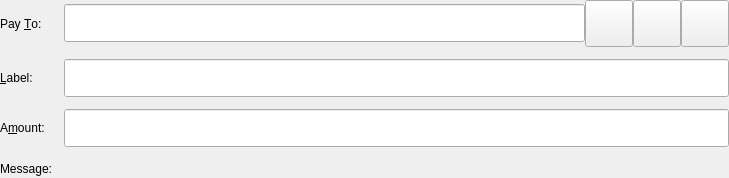
<?xml version="1.0" encoding="UTF-8"?>
<ui version="4.0">
 <class>SendCoinsEntry</class>
 <widget class="QStackedWidget" name="SendCoinsEntry">
  <property name="geometry">
   <rect>
    <x>0</x>
    <y>0</y>
    <width>729</width>
    <height>178</height>
   </rect>
  </property>
  <property name="focusPolicy">
   <enum>Qt::TabFocus</enum>
  </property>
  <property name="autoFillBackground">
   <bool>false</bool>
  </property>
  <widget class="QFrame" name="SendCoins">
   <property name="toolTip">
    <string>This is a normal payment.</string>
   </property>
   <property name="lineWidth">
    <number>0</number>
   </property>
   <layout class="QGridLayout" name="gridLayout">
    <property name="leftMargin">
     <number>0</number>
    </property>
    <property name="topMargin">
     <number>0</number>
    </property>
    <property name="rightMargin">
     <number>0</number>
    </property>
    <property name="bottomMargin">
     <number>0</number>
    </property>
    <property name="spacing">
     <number>12</number>
    </property>
    <item row="0" column="0">
     <widget class="QLabel" name="payToLabel">
      <property name="text">
       <string>Pay &amp;To:</string>
      </property>
      <property name="buddy">
       <cstring>payTo</cstring>
      </property>
     </widget>
    </item>
    <item row="0" column="1">
     <layout class="QHBoxLayout" name="payToLayout">
      <property name="spacing">
       <number>0</number>
      </property>
      <item>
       <widget class="QValidatedLineEdit" name="payTo">
        <property name="minimumSize">
         <size>
          <width>0</width>
          <height>38</height>
         </size>
        </property>
        <property name="toolTip">
         <string>The GOLDY COIN address to send the payment to</string>
        </property>
        <property name="placeholderText">
         <string/>
        </property>
       </widget>
      </item>
      <item>
       <widget class="QToolButton" name="addressBookButton">
        <property name="toolTip">
         <string>Choose previously used address</string>
        </property>
        <property name="text">
         <string/>
        </property>
        <property name="icon">
         <iconset resource="../goldy.qrc">
          <normaloff>:/icons/address-book@2x</normaloff>:/icons/address-book@2x</iconset>
        </property>
        <property name="iconSize">
         <size>
          <width>40</width>
          <height>40</height>
         </size>
        </property>
        <property name="shortcut">
         <string>Alt+A</string>
        </property>
       </widget>
      </item>
      <item>
       <widget class="QToolButton" name="pasteButton">
        <property name="toolTip">
         <string>Paste address from clipboard</string>
        </property>
        <property name="text">
         <string/>
        </property>
        <property name="icon">
         <iconset resource="../goldy.qrc">
          <normaloff>:/icons/editpaste@2x</normaloff>:/icons/editpaste@2x</iconset>
        </property>
        <property name="iconSize">
         <size>
          <width>40</width>
          <height>40</height>
         </size>
        </property>
        <property name="shortcut">
         <string>Alt+P</string>
        </property>
       </widget>
      </item>
      <item>
       <widget class="QToolButton" name="deleteButton">
        <property name="toolTip">
         <string>Remove this entry</string>
        </property>
        <property name="text">
         <string/>
        </property>
        <property name="icon">
         <iconset resource="../goldy.qrc">
          <normaloff>:/icons/remove@2x</normaloff>:/icons/remove@2x</iconset>
        </property>
        <property name="iconSize">
         <size>
          <width>40</width>
          <height>40</height>
         </size>
        </property>
       </widget>
      </item>
     </layout>
    </item>
    <item row="1" column="0">
     <widget class="QLabel" name="labelLabel">
      <property name="text">
       <string>&amp;Label:</string>
      </property>
      <property name="buddy">
       <cstring>addAsLabel</cstring>
      </property>
     </widget>
    </item>
    <item row="1" column="1">
     <widget class="QLineEdit" name="addAsLabel">
      <property name="minimumSize">
       <size>
        <width>0</width>
        <height>38</height>
       </size>
      </property>
      <property name="toolTip">
       <string>Enter a label for this address to add it to the list of used addresses</string>
      </property>
     </widget>
    </item>
    <item row="2" column="0">
     <widget class="QLabel" name="amountLabel">
      <property name="text">
       <string>A&amp;mount:</string>
      </property>
      <property name="buddy">
       <cstring>payAmount</cstring>
      </property>
     </widget>
    </item>
    <item row="2" column="1">
     <widget class="BitcoinAmountField" name="payAmount">
      <property name="minimumSize">
       <size>
        <width>0</width>
        <height>38</height>
       </size>
      </property>
     </widget>
    </item>
    <item row="3" column="0">
     <widget class="QLabel" name="messageLabel">
      <property name="text">
       <string>Message:</string>
      </property>
      <property name="alignment">
       <set>Qt::AlignRight|Qt::AlignTrailing|Qt::AlignVCenter</set>
      </property>
     </widget>
    </item>
    <item row="3" column="1">
     <widget class="QLabel" name="messageTextLabel">
      <property name="toolTip">
       <string>A message that was attached to the GOLDY COIN: URI which will be stored with the transaction for your reference. Note: This message will not be sent over the GOLDY COIN network.</string>
      </property>
      <property name="textFormat">
       <enum>Qt::PlainText</enum>
      </property>
     </widget>
    </item>
   </layout>
  </widget>
  <widget class="QFrame" name="SendCoins_InsecurePaymentRequest">
   <property name="palette">
    <palette>
     <active>
      <colorrole role="WindowText">
       <brush brushstyle="SolidPattern">
        <color alpha="255">
         <red>0</red>
         <green>0</green>
         <blue>0</blue>
        </color>
       </brush>
      </colorrole>
      <colorrole role="Button">
       <brush brushstyle="SolidPattern">
        <color alpha="255">
         <red>255</red>
         <green>255</green>
         <blue>127</blue>
        </color>
       </brush>
      </colorrole>
      <colorrole role="Light">
       <brush brushstyle="SolidPattern">
        <color alpha="255">
         <red>255</red>
         <green>255</green>
         <blue>255</blue>
        </color>
       </brush>
      </colorrole>
      <colorrole role="Midlight">
       <brush brushstyle="SolidPattern">
        <color alpha="255">
         <red>255</red>
         <green>255</green>
         <blue>191</blue>
        </color>
       </brush>
      </colorrole>
      <colorrole role="Dark">
       <brush brushstyle="SolidPattern">
        <color alpha="255">
         <red>127</red>
         <green>127</green>
         <blue>63</blue>
        </color>
       </brush>
      </colorrole>
      <colorrole role="Mid">
       <brush brushstyle="SolidPattern">
        <color alpha="255">
         <red>170</red>
         <green>170</green>
         <blue>84</blue>
        </color>
       </brush>
      </colorrole>
      <colorrole role="Text">
       <brush brushstyle="SolidPattern">
        <color alpha="255">
         <red>0</red>
         <green>0</green>
         <blue>0</blue>
        </color>
       </brush>
      </colorrole>
      <colorrole role="BrightText">
       <brush brushstyle="SolidPattern">
        <color alpha="255">
         <red>255</red>
         <green>255</green>
         <blue>255</blue>
        </color>
       </brush>
      </colorrole>
      <colorrole role="ButtonText">
       <brush brushstyle="SolidPattern">
        <color alpha="255">
         <red>0</red>
         <green>0</green>
         <blue>0</blue>
        </color>
       </brush>
      </colorrole>
      <colorrole role="Base">
       <brush brushstyle="SolidPattern">
        <color alpha="255">
         <red>255</red>
         <green>255</green>
         <blue>255</blue>
        </color>
       </brush>
      </colorrole>
      <colorrole role="Window">
       <brush brushstyle="SolidPattern">
        <color alpha="255">
         <red>255</red>
         <green>255</green>
         <blue>127</blue>
        </color>
       </brush>
      </colorrole>
      <colorrole role="Shadow">
       <brush brushstyle="SolidPattern">
        <color alpha="255">
         <red>0</red>
         <green>0</green>
         <blue>0</blue>
        </color>
       </brush>
      </colorrole>
      <colorrole role="AlternateBase">
       <brush brushstyle="SolidPattern">
        <color alpha="255">
         <red>255</red>
         <green>255</green>
         <blue>191</blue>
        </color>
       </brush>
      </colorrole>
      <colorrole role="ToolTipBase">
       <brush brushstyle="SolidPattern">
        <color alpha="255">
         <red>255</red>
         <green>255</green>
         <blue>220</blue>
        </color>
       </brush>
      </colorrole>
      <colorrole role="ToolTipText">
       <brush brushstyle="SolidPattern">
        <color alpha="255">
         <red>0</red>
         <green>0</green>
         <blue>0</blue>
        </color>
       </brush>
      </colorrole>
     </active>
     <inactive>
      <colorrole role="WindowText">
       <brush brushstyle="SolidPattern">
        <color alpha="255">
         <red>0</red>
         <green>0</green>
         <blue>0</blue>
        </color>
       </brush>
      </colorrole>
      <colorrole role="Button">
       <brush brushstyle="SolidPattern">
        <color alpha="255">
         <red>255</red>
         <green>255</green>
         <blue>127</blue>
        </color>
       </brush>
      </colorrole>
      <colorrole role="Light">
       <brush brushstyle="SolidPattern">
        <color alpha="255">
         <red>255</red>
         <green>255</green>
         <blue>255</blue>
        </color>
       </brush>
      </colorrole>
      <colorrole role="Midlight">
       <brush brushstyle="SolidPattern">
        <color alpha="255">
         <red>255</red>
         <green>255</green>
         <blue>191</blue>
        </color>
       </brush>
      </colorrole>
      <colorrole role="Dark">
       <brush brushstyle="SolidPattern">
        <color alpha="255">
         <red>127</red>
         <green>127</green>
         <blue>63</blue>
        </color>
       </brush>
      </colorrole>
      <colorrole role="Mid">
       <brush brushstyle="SolidPattern">
        <color alpha="255">
         <red>170</red>
         <green>170</green>
         <blue>84</blue>
        </color>
       </brush>
      </colorrole>
      <colorrole role="Text">
       <brush brushstyle="SolidPattern">
        <color alpha="255">
         <red>0</red>
         <green>0</green>
         <blue>0</blue>
        </color>
       </brush>
      </colorrole>
      <colorrole role="BrightText">
       <brush brushstyle="SolidPattern">
        <color alpha="255">
         <red>255</red>
         <green>255</green>
         <blue>255</blue>
        </color>
       </brush>
      </colorrole>
      <colorrole role="ButtonText">
       <brush brushstyle="SolidPattern">
        <color alpha="255">
         <red>0</red>
         <green>0</green>
         <blue>0</blue>
        </color>
       </brush>
      </colorrole>
      <colorrole role="Base">
       <brush brushstyle="SolidPattern">
        <color alpha="255">
         <red>255</red>
         <green>255</green>
         <blue>255</blue>
        </color>
       </brush>
      </colorrole>
      <colorrole role="Window">
       <brush brushstyle="SolidPattern">
        <color alpha="255">
         <red>255</red>
         <green>255</green>
         <blue>127</blue>
        </color>
       </brush>
      </colorrole>
      <colorrole role="Shadow">
       <brush brushstyle="SolidPattern">
        <color alpha="255">
         <red>0</red>
         <green>0</green>
         <blue>0</blue>
        </color>
       </brush>
      </colorrole>
      <colorrole role="AlternateBase">
       <brush brushstyle="SolidPattern">
        <color alpha="255">
         <red>255</red>
         <green>255</green>
         <blue>191</blue>
        </color>
       </brush>
      </colorrole>
      <colorrole role="ToolTipBase">
       <brush brushstyle="SolidPattern">
        <color alpha="255">
         <red>255</red>
         <green>255</green>
         <blue>220</blue>
        </color>
       </brush>
      </colorrole>
      <colorrole role="ToolTipText">
       <brush brushstyle="SolidPattern">
        <color alpha="255">
         <red>0</red>
         <green>0</green>
         <blue>0</blue>
        </color>
       </brush>
      </colorrole>
     </inactive>
     <disabled>
      <colorrole role="WindowText">
       <brush brushstyle="SolidPattern">
        <color alpha="255">
         <red>127</red>
         <green>127</green>
         <blue>63</blue>
        </color>
       </brush>
      </colorrole>
      <colorrole role="Button">
       <brush brushstyle="SolidPattern">
        <color alpha="255">
         <red>255</red>
         <green>255</green>
         <blue>127</blue>
        </color>
       </brush>
      </colorrole>
      <colorrole role="Light">
       <brush brushstyle="SolidPattern">
        <color alpha="255">
         <red>255</red>
         <green>255</green>
         <blue>255</blue>
        </color>
       </brush>
      </colorrole>
      <colorrole role="Midlight">
       <brush brushstyle="SolidPattern">
        <color alpha="255">
         <red>255</red>
         <green>255</green>
         <blue>191</blue>
        </color>
       </brush>
      </colorrole>
      <colorrole role="Dark">
       <brush brushstyle="SolidPattern">
        <color alpha="255">
         <red>127</red>
         <green>127</green>
         <blue>63</blue>
        </color>
       </brush>
      </colorrole>
      <colorrole role="Mid">
       <brush brushstyle="SolidPattern">
        <color alpha="255">
         <red>170</red>
         <green>170</green>
         <blue>84</blue>
        </color>
       </brush>
      </colorrole>
      <colorrole role="Text">
       <brush brushstyle="SolidPattern">
        <color alpha="255">
         <red>127</red>
         <green>127</green>
         <blue>63</blue>
        </color>
       </brush>
      </colorrole>
      <colorrole role="BrightText">
       <brush brushstyle="SolidPattern">
        <color alpha="255">
         <red>255</red>
         <green>255</green>
         <blue>255</blue>
        </color>
       </brush>
      </colorrole>
      <colorrole role="ButtonText">
       <brush brushstyle="SolidPattern">
        <color alpha="255">
         <red>127</red>
         <green>127</green>
         <blue>63</blue>
        </color>
       </brush>
      </colorrole>
      <colorrole role="Base">
       <brush brushstyle="SolidPattern">
        <color alpha="255">
         <red>255</red>
         <green>255</green>
         <blue>127</blue>
        </color>
       </brush>
      </colorrole>
      <colorrole role="Window">
       <brush brushstyle="SolidPattern">
        <color alpha="255">
         <red>255</red>
         <green>255</green>
         <blue>127</blue>
        </color>
       </brush>
      </colorrole>
      <colorrole role="Shadow">
       <brush brushstyle="SolidPattern">
        <color alpha="255">
         <red>0</red>
         <green>0</green>
         <blue>0</blue>
        </color>
       </brush>
      </colorrole>
      <colorrole role="AlternateBase">
       <brush brushstyle="SolidPattern">
        <color alpha="255">
         <red>255</red>
         <green>255</green>
         <blue>127</blue>
        </color>
       </brush>
      </colorrole>
      <colorrole role="ToolTipBase">
       <brush brushstyle="SolidPattern">
        <color alpha="255">
         <red>255</red>
         <green>255</green>
         <blue>220</blue>
        </color>
       </brush>
      </colorrole>
      <colorrole role="ToolTipText">
       <brush brushstyle="SolidPattern">
        <color alpha="255">
         <red>0</red>
         <green>0</green>
         <blue>0</blue>
        </color>
       </brush>
      </colorrole>
     </disabled>
    </palette>
   </property>
   <property name="toolTip">
    <string>This is an unverified payment request.</string>
   </property>
   <property name="autoFillBackground">
    <bool>true</bool>
   </property>
   <property name="frameShape">
    <enum>QFrame::StyledPanel</enum>
   </property>
   <property name="frameShadow">
    <enum>QFrame::Sunken</enum>
   </property>
   <layout class="QGridLayout" name="gridLayout_is">
    <property name="spacing">
     <number>12</number>
    </property>
    <item row="0" column="0">
     <widget class="QLabel" name="payToLabel_is">
      <property name="text">
       <string>Pay To:</string>
      </property>
     </widget>
    </item>
    <item row="0" column="1">
     <layout class="QHBoxLayout" name="payToLayout_is">
      <property name="spacing">
       <number>0</number>
      </property>
      <item>
       <widget class="QLabel" name="payTo_is"/>
      </item>
      <item>
       <widget class="QToolButton" name="deleteButton_is">
        <property name="toolTip">
         <string>Remove this entry</string>
        </property>
        <property name="text">
         <string/>
        </property>
        <property name="icon">
         <iconset resource="../goldy.qrc">
          <normaloff>:/icons/remove@2x</normaloff>:/icons/remove@2x</iconset>
        </property>
        <property name="iconSize">
         <size>
          <width>40</width>
          <height>40</height>
         </size>
        </property>
       </widget>
      </item>
     </layout>
    </item>
    <item row="1" column="0">
     <widget class="QLabel" name="memoLabel_is">
      <property name="text">
       <string>Memo:</string>
      </property>
     </widget>
    </item>
    <item row="1" column="1">
     <widget class="QLabel" name="memoTextLabel_is">
      <property name="textFormat">
       <enum>Qt::PlainText</enum>
      </property>
     </widget>
    </item>
    <item row="2" column="0">
     <widget class="QLabel" name="amountLabel_is">
      <property name="text">
       <string>A&amp;mount:</string>
      </property>
      <property name="buddy">
       <cstring>payAmount_is</cstring>
      </property>
     </widget>
    </item>
    <item row="2" column="1">
     <widget class="BitcoinAmountField" name="payAmount_is">
      <property name="acceptDrops">
       <bool>false</bool>
      </property>
     </widget>
    </item>
   </layout>
  </widget>
  <widget class="QFrame" name="SendCoins_SecurePaymentRequest">
   <property name="palette">
    <palette>
     <active>
      <colorrole role="WindowText">
       <brush brushstyle="SolidPattern">
        <color alpha="255">
         <red>0</red>
         <green>0</green>
         <blue>0</blue>
        </color>
       </brush>
      </colorrole>
      <colorrole role="Button">
       <brush brushstyle="SolidPattern">
        <color alpha="255">
         <red>140</red>
         <green>232</green>
         <blue>119</blue>
        </color>
       </brush>
      </colorrole>
      <colorrole role="Light">
       <brush brushstyle="SolidPattern">
        <color alpha="255">
         <red>230</red>
         <green>255</green>
         <blue>224</blue>
        </color>
       </brush>
      </colorrole>
      <colorrole role="Midlight">
       <brush brushstyle="SolidPattern">
        <color alpha="255">
         <red>185</red>
         <green>243</green>
         <blue>171</blue>
        </color>
       </brush>
      </colorrole>
      <colorrole role="Dark">
       <brush brushstyle="SolidPattern">
        <color alpha="255">
         <red>70</red>
         <green>116</green>
         <blue>59</blue>
        </color>
       </brush>
      </colorrole>
      <colorrole role="Mid">
       <brush brushstyle="SolidPattern">
        <color alpha="255">
         <red>93</red>
         <green>155</green>
         <blue>79</blue>
        </color>
       </brush>
      </colorrole>
      <colorrole role="Text">
       <brush brushstyle="SolidPattern">
        <color alpha="255">
         <red>0</red>
         <green>0</green>
         <blue>0</blue>
        </color>
       </brush>
      </colorrole>
      <colorrole role="BrightText">
       <brush brushstyle="SolidPattern">
        <color alpha="255">
         <red>155</red>
         <green>255</green>
         <blue>147</blue>
        </color>
       </brush>
      </colorrole>
      <colorrole role="ButtonText">
       <brush brushstyle="SolidPattern">
        <color alpha="255">
         <red>0</red>
         <green>0</green>
         <blue>0</blue>
        </color>
       </brush>
      </colorrole>
      <colorrole role="Base">
       <brush brushstyle="SolidPattern">
        <color alpha="255">
         <red>119</red>
         <green>255</green>
         <blue>233</blue>
        </color>
       </brush>
      </colorrole>
      <colorrole role="Window">
       <brush brushstyle="SolidPattern">
        <color alpha="255">
         <red>140</red>
         <green>232</green>
         <blue>119</blue>
        </color>
       </brush>
      </colorrole>
      <colorrole role="Shadow">
       <brush brushstyle="SolidPattern">
        <color alpha="255">
         <red>0</red>
         <green>0</green>
         <blue>0</blue>
        </color>
       </brush>
      </colorrole>
      <colorrole role="AlternateBase">
       <brush brushstyle="SolidPattern">
        <color alpha="255">
         <red>197</red>
         <green>243</green>
         <blue>187</blue>
        </color>
       </brush>
      </colorrole>
      <colorrole role="NoRole">
       <brush brushstyle="SolidPattern">
        <color alpha="255">
         <red>125</red>
         <green>194</green>
         <blue>122</blue>
        </color>
       </brush>
      </colorrole>
      <colorrole role="ToolTipBase">
       <brush brushstyle="SolidPattern">
        <color alpha="255">
         <red>255</red>
         <green>255</green>
         <blue>220</blue>
        </color>
       </brush>
      </colorrole>
      <colorrole role="ToolTipText">
       <brush brushstyle="SolidPattern">
        <color alpha="255">
         <red>0</red>
         <green>0</green>
         <blue>0</blue>
        </color>
       </brush>
      </colorrole>
     </active>
     <inactive>
      <colorrole role="WindowText">
       <brush brushstyle="SolidPattern">
        <color alpha="255">
         <red>0</red>
         <green>0</green>
         <blue>0</blue>
        </color>
       </brush>
      </colorrole>
      <colorrole role="Button">
       <brush brushstyle="SolidPattern">
        <color alpha="255">
         <red>140</red>
         <green>232</green>
         <blue>119</blue>
        </color>
       </brush>
      </colorrole>
      <colorrole role="Light">
       <brush brushstyle="SolidPattern">
        <color alpha="255">
         <red>230</red>
         <green>255</green>
         <blue>224</blue>
        </color>
       </brush>
      </colorrole>
      <colorrole role="Midlight">
       <brush brushstyle="SolidPattern">
        <color alpha="255">
         <red>185</red>
         <green>243</green>
         <blue>171</blue>
        </color>
       </brush>
      </colorrole>
      <colorrole role="Dark">
       <brush brushstyle="SolidPattern">
        <color alpha="255">
         <red>70</red>
         <green>116</green>
         <blue>59</blue>
        </color>
       </brush>
      </colorrole>
      <colorrole role="Mid">
       <brush brushstyle="SolidPattern">
        <color alpha="255">
         <red>93</red>
         <green>155</green>
         <blue>79</blue>
        </color>
       </brush>
      </colorrole>
      <colorrole role="Text">
       <brush brushstyle="SolidPattern">
        <color alpha="255">
         <red>0</red>
         <green>0</green>
         <blue>0</blue>
        </color>
       </brush>
      </colorrole>
      <colorrole role="BrightText">
       <brush brushstyle="SolidPattern">
        <color alpha="255">
         <red>155</red>
         <green>255</green>
         <blue>147</blue>
        </color>
       </brush>
      </colorrole>
      <colorrole role="ButtonText">
       <brush brushstyle="SolidPattern">
        <color alpha="255">
         <red>0</red>
         <green>0</green>
         <blue>0</blue>
        </color>
       </brush>
      </colorrole>
      <colorrole role="Base">
       <brush brushstyle="SolidPattern">
        <color alpha="255">
         <red>119</red>
         <green>255</green>
         <blue>233</blue>
        </color>
       </brush>
      </colorrole>
      <colorrole role="Window">
       <brush brushstyle="SolidPattern">
        <color alpha="255">
         <red>140</red>
         <green>232</green>
         <blue>119</blue>
        </color>
       </brush>
      </colorrole>
      <colorrole role="Shadow">
       <brush brushstyle="SolidPattern">
        <color alpha="255">
         <red>0</red>
         <green>0</green>
         <blue>0</blue>
        </color>
       </brush>
      </colorrole>
      <colorrole role="AlternateBase">
       <brush brushstyle="SolidPattern">
        <color alpha="255">
         <red>197</red>
         <green>243</green>
         <blue>187</blue>
        </color>
       </brush>
      </colorrole>
      <colorrole role="NoRole">
       <brush brushstyle="SolidPattern">
        <color alpha="255">
         <red>125</red>
         <green>194</green>
         <blue>122</blue>
        </color>
       </brush>
      </colorrole>
      <colorrole role="ToolTipBase">
       <brush brushstyle="SolidPattern">
        <color alpha="255">
         <red>255</red>
         <green>255</green>
         <blue>220</blue>
        </color>
       </brush>
      </colorrole>
      <colorrole role="ToolTipText">
       <brush brushstyle="SolidPattern">
        <color alpha="255">
         <red>0</red>
         <green>0</green>
         <blue>0</blue>
        </color>
       </brush>
      </colorrole>
     </inactive>
     <disabled>
      <colorrole role="WindowText">
       <brush brushstyle="SolidPattern">
        <color alpha="255">
         <red>70</red>
         <green>116</green>
         <blue>59</blue>
        </color>
       </brush>
      </colorrole>
      <colorrole role="Button">
       <brush brushstyle="SolidPattern">
        <color alpha="255">
         <red>140</red>
         <green>232</green>
         <blue>119</blue>
        </color>
       </brush>
      </colorrole>
      <colorrole role="Light">
       <brush brushstyle="SolidPattern">
        <color alpha="255">
         <red>230</red>
         <green>255</green>
         <blue>224</blue>
        </color>
       </brush>
      </colorrole>
      <colorrole role="Midlight">
       <brush brushstyle="SolidPattern">
        <color alpha="255">
         <red>185</red>
         <green>243</green>
         <blue>171</blue>
        </color>
       </brush>
      </colorrole>
      <colorrole role="Dark">
       <brush brushstyle="SolidPattern">
        <color alpha="255">
         <red>70</red>
         <green>116</green>
         <blue>59</blue>
        </color>
       </brush>
      </colorrole>
      <colorrole role="Mid">
       <brush brushstyle="SolidPattern">
        <color alpha="255">
         <red>93</red>
         <green>155</green>
         <blue>79</blue>
        </color>
       </brush>
      </colorrole>
      <colorrole role="Text">
       <brush brushstyle="SolidPattern">
        <color alpha="255">
         <red>70</red>
         <green>116</green>
         <blue>59</blue>
        </color>
       </brush>
      </colorrole>
      <colorrole role="BrightText">
       <brush brushstyle="SolidPattern">
        <color alpha="255">
         <red>155</red>
         <green>255</green>
         <blue>147</blue>
        </color>
       </brush>
      </colorrole>
      <colorrole role="ButtonText">
       <brush brushstyle="SolidPattern">
        <color alpha="255">
         <red>70</red>
         <green>116</green>
         <blue>59</blue>
        </color>
       </brush>
      </colorrole>
      <colorrole role="Base">
       <brush brushstyle="SolidPattern">
        <color alpha="255">
         <red>140</red>
         <green>232</green>
         <blue>119</blue>
        </color>
       </brush>
      </colorrole>
      <colorrole role="Window">
       <brush brushstyle="SolidPattern">
        <color alpha="255">
         <red>140</red>
         <green>232</green>
         <blue>119</blue>
        </color>
       </brush>
      </colorrole>
      <colorrole role="Shadow">
       <brush brushstyle="SolidPattern">
        <color alpha="255">
         <red>0</red>
         <green>0</green>
         <blue>0</blue>
        </color>
       </brush>
      </colorrole>
      <colorrole role="AlternateBase">
       <brush brushstyle="SolidPattern">
        <color alpha="255">
         <red>140</red>
         <green>232</green>
         <blue>119</blue>
        </color>
       </brush>
      </colorrole>
      <colorrole role="NoRole">
       <brush brushstyle="SolidPattern">
        <color alpha="255">
         <red>125</red>
         <green>194</green>
         <blue>122</blue>
        </color>
       </brush>
      </colorrole>
      <colorrole role="ToolTipBase">
       <brush brushstyle="SolidPattern">
        <color alpha="255">
         <red>255</red>
         <green>255</green>
         <blue>220</blue>
        </color>
       </brush>
      </colorrole>
      <colorrole role="ToolTipText">
       <brush brushstyle="SolidPattern">
        <color alpha="255">
         <red>0</red>
         <green>0</green>
         <blue>0</blue>
        </color>
       </brush>
      </colorrole>
     </disabled>
    </palette>
   </property>
   <property name="toolTip">
    <string>This is a verified payment request.</string>
   </property>
   <property name="autoFillBackground">
    <bool>true</bool>
   </property>
   <property name="frameShape">
    <enum>QFrame::StyledPanel</enum>
   </property>
   <property name="frameShadow">
    <enum>QFrame::Sunken</enum>
   </property>
   <layout class="QGridLayout" name="gridLayout_s">
    <property name="spacing">
     <number>12</number>
    </property>
    <item row="0" column="0">
     <widget class="QLabel" name="payToLabel_s">
      <property name="text">
       <string>Pay To:</string>
      </property>
     </widget>
    </item>
    <item row="0" column="1">
     <layout class="QHBoxLayout" name="payToLayout_s">
      <property name="spacing">
       <number>0</number>
      </property>
      <item>
       <widget class="QLabel" name="payTo_s">
        <property name="textFormat">
         <enum>Qt::PlainText</enum>
        </property>
       </widget>
      </item>
      <item>
       <widget class="QToolButton" name="deleteButton_s">
        <property name="toolTip">
         <string>Remove this entry</string>
        </property>
        <property name="text">
         <string/>
        </property>
        <property name="icon">
         <iconset resource="../goldy.qrc">
          <normaloff>:/icons/remove@2x</normaloff>:/icons/remove@2x</iconset>
        </property>
        <property name="iconSize">
         <size>
          <width>40</width>
          <height>40</height>
         </size>
        </property>
       </widget>
      </item>
     </layout>
    </item>
    <item row="1" column="0">
     <widget class="QLabel" name="memoLabel_s">
      <property name="text">
       <string>Memo:</string>
      </property>
     </widget>
    </item>
    <item row="1" column="1">
     <widget class="QLabel" name="memoTextLabel_s">
      <property name="textFormat">
       <enum>Qt::PlainText</enum>
      </property>
     </widget>
    </item>
    <item row="2" column="0">
     <widget class="QLabel" name="amountLabel_s">
      <property name="text">
       <string>A&amp;mount:</string>
      </property>
      <property name="buddy">
       <cstring>payAmount_s</cstring>
      </property>
     </widget>
    </item>
    <item row="2" column="1">
     <widget class="BitcoinAmountField" name="payAmount_s">
      <property name="acceptDrops">
       <bool>false</bool>
      </property>
     </widget>
    </item>
   </layout>
  </widget>
 </widget>
 <customwidgets>
  <customwidget>
   <class>QValidatedLineEdit</class>
   <extends>QLineEdit</extends>
   <header>qvalidatedlineedit.h</header>
  </customwidget>
  <customwidget>
   <class>BitcoinAmountField</class>
   <extends>QLineEdit</extends>
   <header>bitcoinamountfield.h</header>
   <container>1</container>
  </customwidget>
 </customwidgets>
 <tabstops>
  <tabstop>payTo</tabstop>
  <tabstop>addressBookButton</tabstop>
  <tabstop>pasteButton</tabstop>
  <tabstop>deleteButton</tabstop>
  <tabstop>addAsLabel</tabstop>
  <tabstop>payAmount</tabstop>
  <tabstop>payAmount_is</tabstop>
  <tabstop>deleteButton_is</tabstop>
  <tabstop>payAmount_s</tabstop>
  <tabstop>deleteButton_s</tabstop>
 </tabstops>
 <resources>
  <include location="../goldy.qrc"/>
 </resources>
 <connections/>
</ui>
